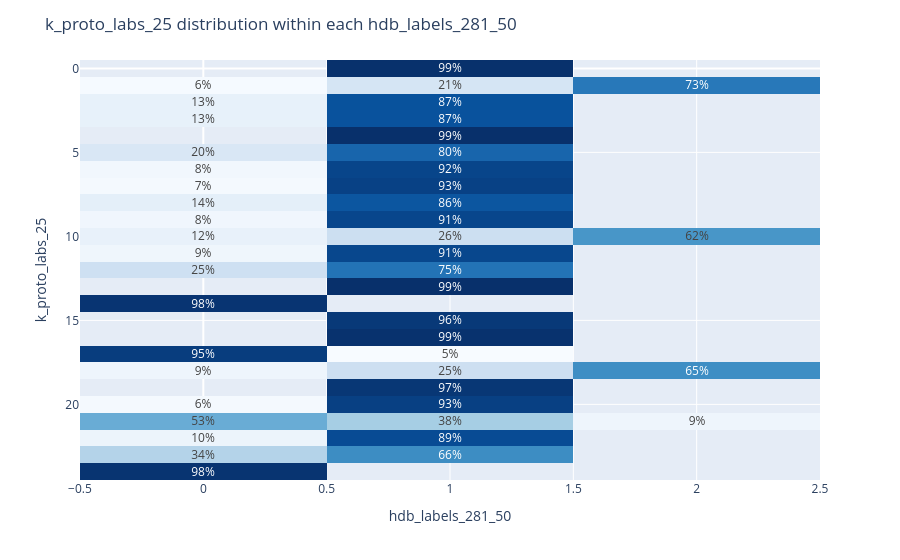

Notebook code cell kept with this figure:
### Code cell
df = pd.read_csv(df_path)
ct = pd.crosstab(df['k_proto_labs_25'], df['hdb_labels_281_50'])
ct_pct = ct.div(ct.sum(axis=1), axis=0)  # row-normalized: % within each LCA_Class
threshold = 0.05
ct_pct_display = ct_pct.where(ct_pct >= threshold, np.nan)

fig = px.imshow(ct_pct_display, text_auto=".0%", aspect="auto", color_continuous_scale="Blues")
fig.update_layout(title=" k_proto_labs_25 distribution within each hdb_labels_281_50 ", coloraxis_showscale = False)
fig.show()

### Figure 1 — Plotly figure (JSON) as saved in the notebook; plotly's stock layout.template omitted (floating-point values rounded to 4 significant figures)
{"data": [{"coloraxis": "coloraxis", "hovertemplate": "hdb_labels_281_50: %{x}<br>k_proto_labs_25: %{y}<br>color: %{z}<extra></extra>", "name": "0", "texttemplate": "%{z:.0%}", "type": "heatmap", "x": [0, 1, 2], "xaxis": "x", "y": [0, 1, 2, 3, 4, 5, 6, 7, 8, 9, 10, 11, 12, 13, 14, 15, 16, 17, 18, 19, 20, 21, 22, 23, 24], "yaxis": "y", "z": [[NaN, 0.9891, NaN], [0.05792, 0.2111, 0.7309], [0.127, 0.8723, NaN], [0.1255, 0.8717, NaN], [NaN, 0.992, NaN], [0.1952, 0.8007, NaN], [0.07874, 0.9169, NaN], [0.06553, 0.9305, NaN], [0.1404, 0.8565, NaN], [0.08438, 0.9131, NaN], [0.1209, 0.2571, 0.622], [0.08833, 0.9097, NaN], [0.2458, 0.7496, NaN], [NaN, 0.9922, NaN], [0.9762, NaN, NaN], [NaN, 0.9618, NaN], [NaN, 0.9855, NaN], [0.9457, 0.05061, NaN], [0.09381, 0.2534, 0.6528], [NaN, 0.9679, NaN], [0.06309, 0.9348, NaN], [0.5278, 0.379, 0.09315], [0.1034, 0.8948, NaN], [0.3385, 0.6567, NaN], [0.9776, NaN, NaN]]}], "layout": {"coloraxis": {"autocolorscale": false, "colorscale": [[0, "rgb(247,251,255)"], [0.125, "rgb(222,235,247)"], [0.25, "rgb(198,219,239)"], [0.375, "rgb(158,202,225)"], [0.5, "rgb(107,174,214)"], [0.625, "rgb(66,146,198)"], [0.75, "rgb(33,113,181)"], [0.875, "rgb(8,81,156)"], [1, "rgb(8,48,107)"]], "showscale": false}, "margin": {"t": 60}, "title": {"text": " k_proto_labs_25 distribution within each hdb_labels_281_50 "}, "xaxis": {"anchor": "y", "domain": [0, 1], "title": {"text": "hdb_labels_281_50"}}, "yaxis": {"anchor": "x", "autorange": "reversed", "domain": [0, 1], "title": {"text": "k_proto_labs_25"}}}}
